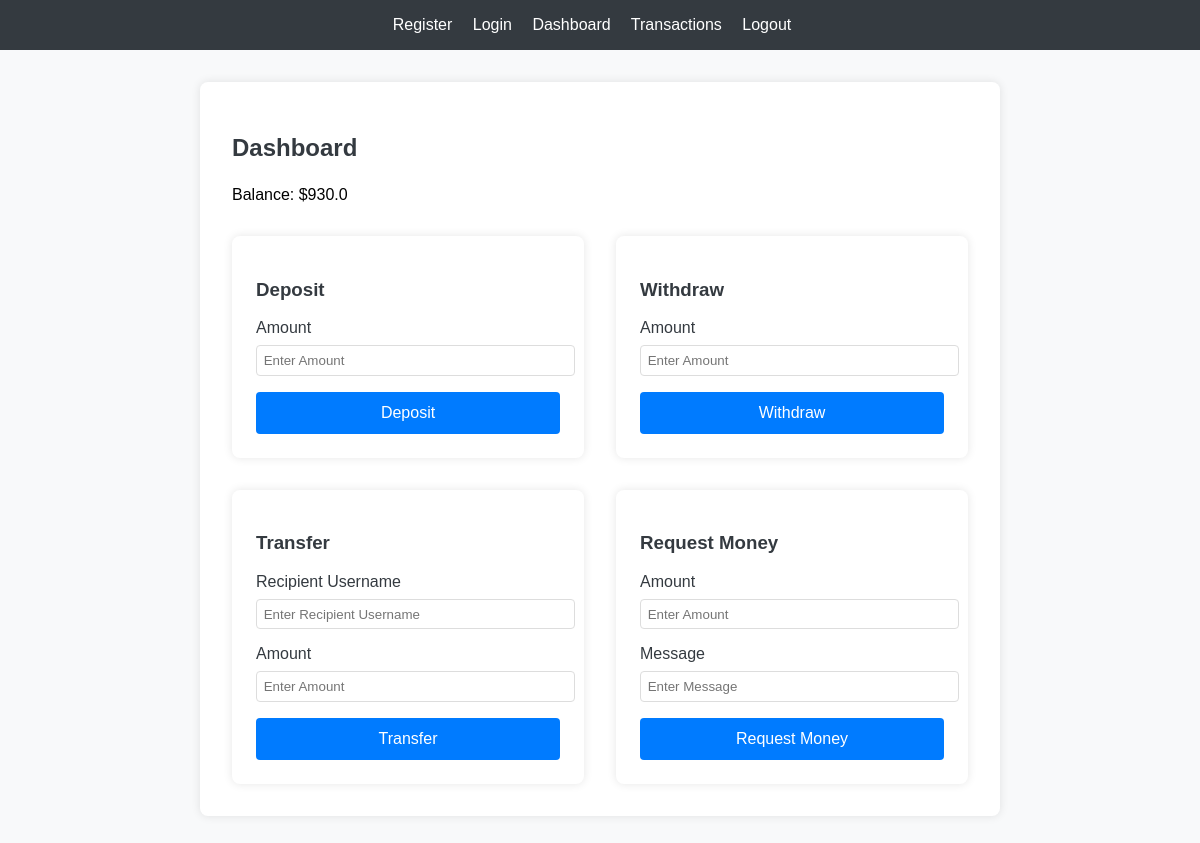
Before: /dashboard (signed in) with the older database file.
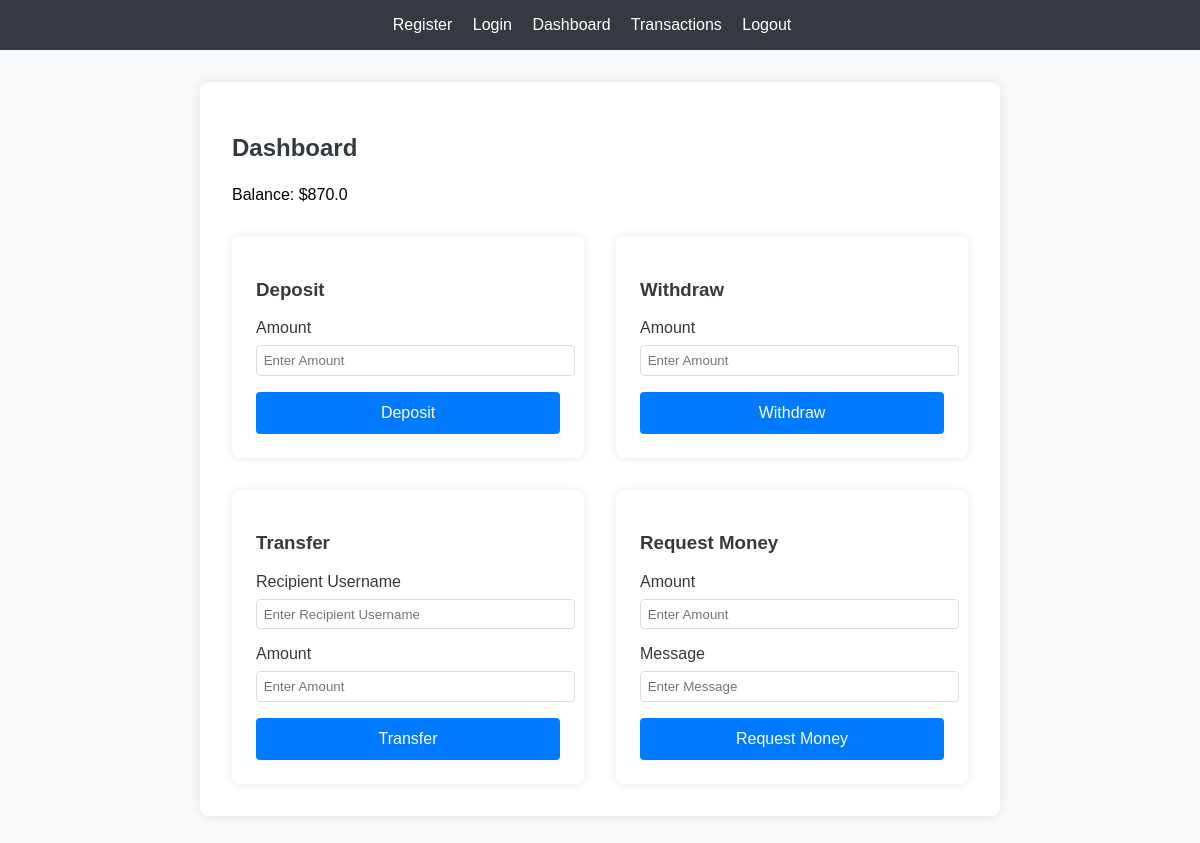
After: the same page with the newer database file.
### models.py (models this page shows, shortened)
class User(db.Model, UserMixin):
    id = db.Column(db.Integer, primary_key=True)
    username = db.Column(db.String(150), nullable=False, unique=True)
    password = db.Column(db.String(150), nullable=False)
    balance = db.Column(db.Float, default=0.0)
    transactions = db.relationship('Transaction', backref='user', lazy=True)
    @property
    def is_authenticated(self):
        return True

### app.py (the view)
@app.route('/dashboard')
@login_required
def dashboard():
    return render_template('dashboard.html', balance=current_user.balance)

### app.py (called while the page is built)
@login_manager.user_loader
def load_user(user_id):
    return User.query.get(int(user_id))

### templates/dashboard.html
{% extends "base.html" %}
{% block content %}
<div class="dashboard-container">
    <h2>Dashboard</h2>
    <p>Balance: ${{ balance }}</p>
    <div class="transaction-forms">
        <div class="form-section">
            <h3>Deposit</h3>
            <form action="{{ url_for('deposit') }}" method="post">
                <div class="form-group">
                    <label for="amount-deposit">Amount</label>
                    <input type="number" name="amount" id="amount-deposit" placeholder="Enter Amount" required>
                </div>
                <button type="submit" class="btn">Deposit</button>
            </form>
        </div>
        <div class="form-section">
            <h3>Withdraw</h3>
            <form action="{{ url_for('withdraw') }}" method="post">
                <div class="form-group">
                    <label for="amount-withdraw">Amount</label>
                    <input type="number" name="amount" id="amount-withdraw" placeholder="Enter Amount" required>
                </div>
                <button type="submit" class="btn">Withdraw</button>
            </form>
        </div>
        <div class="form-section">
            <h3>Transfer</h3>
            <form action="{{ url_for('transfer') }}" method="post">
                <div class="form-group">
                    <label for="recipient">Recipient Username</label>
                    <input type="text" name="recipient" id="recipient" placeholder="Enter Recipient Username" required>
                </div>
                <div class="form-group">
                    <label for="amount-transfer">Amount</label>
                    <input type="number" name="amount" id="amount-transfer" placeholder="Enter Amount" required>
                </div>
                <button type="submit" class="btn">Transfer</button>
            </form>
        </div>
        <div class="form-section">
            <h3>Request Money</h3>
            <form action="{{ url_for('request_money') }}" method="post">
                <div class="form-group">
                    <label for="amount-request">Amount</label>
                    <input type="number" name="amount" id="amount-request" placeholder="Enter Amount" required>
                </div>
                <div class="form-group">
                    <label for="message">Message</label>
                    <input type="text" name="message" id="message" placeholder="Enter Message">
                </div>
                <button type="submit" class="btn">Request Money</button>
            </form>
        </div>
    </div>
</div>
{% endblock %}

Changed rows visible on the page:
changed User: balance "930.0" → "870.0"
